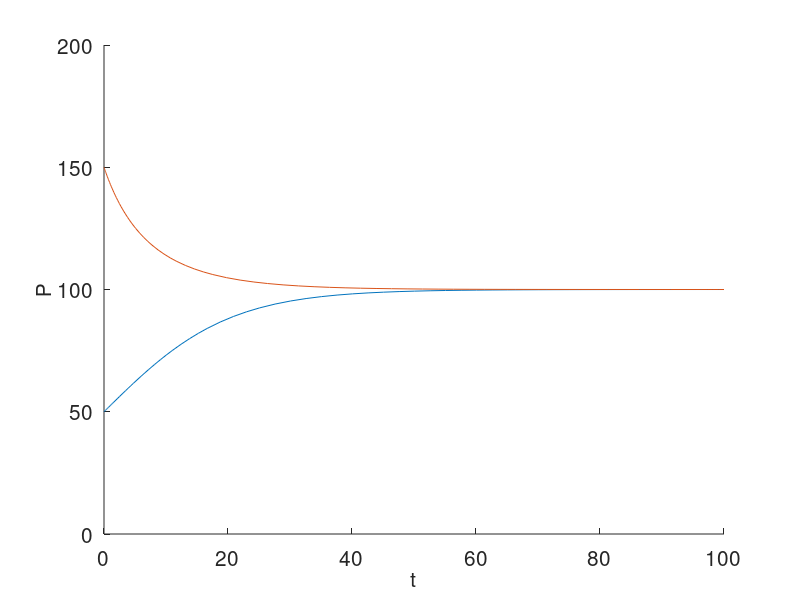

Recreate this plot in MATLAB.
% Program 8b - Solution Curves, Initial Value Problem.
% Chapter 8 - Differential Equations.
% Copyright Springer 2014. Stephen Lynch.

% Solve the differential equation and plot 2 solution curves.
% Figure 8.3.
clear;figure;
deqn1=@(t,P) P(1)*(100-P(1))/1000;
[t,P1]=ode45(deqn1,[0 100],50);
[t1,P2]=ode45(deqn1,[0 100],150);
hold on
plot(t,P1(:,1))
plot(t1,P2(:,1))
axis([0 100 0 200])
fsize=15;
set(gca,'XTick',0:20:100,'FontSize',fsize)
set(gca,'YTick',0:50:200,'FontSize',fsize)
xlabel('t','FontSize',fsize)
ylabel('P','FontSize',fsize)
hold off

% End of Program 8b.